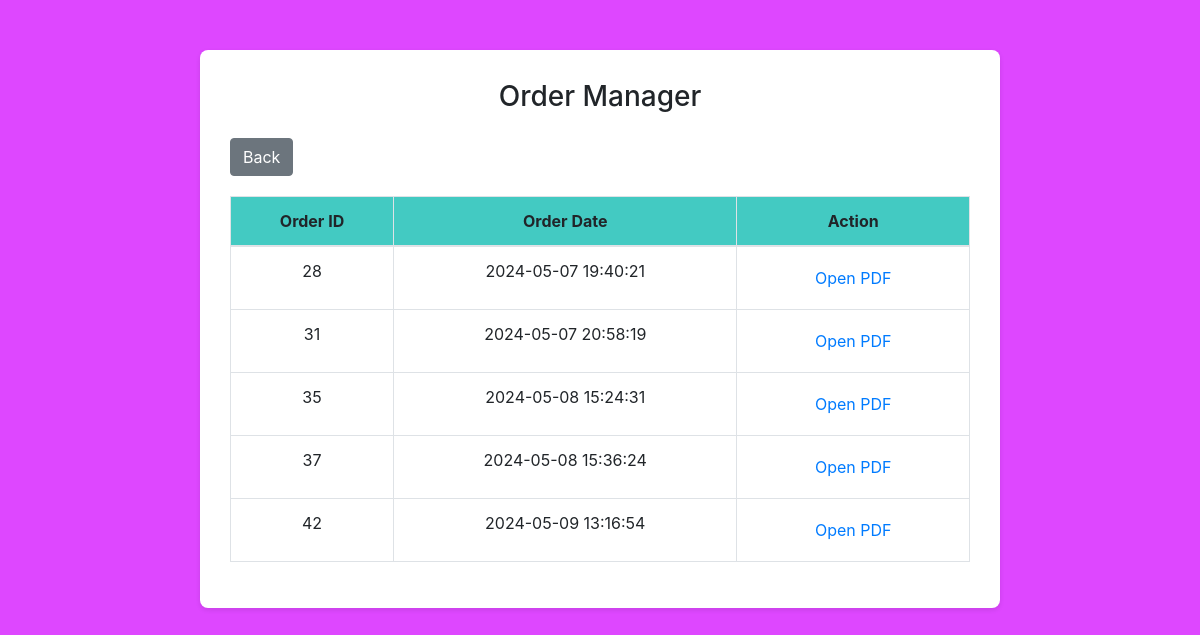
The page /order-manager.php?id=16 (signed in) on the database its author committed.
### tables this page shows
CREATE TABLE `order_history` (
  `id` int(11) NOT NULL,
  `totalmoney` double DEFAULT NULL,
  `money_in` double DEFAULT NULL,
  `money_out` double DEFAULT NULL,
  `order_date` datetime DEFAULT NULL,
  `quantity` int(11) DEFAULT NULL,
  `customer_id` int(11) DEFAULT NULL,
  `cost` int(11) NOT NULL,
  `invoice` text NOT NULL
);

### order-manager.php (the view, shortened to what this page needs)
<?php
include("database/connection.php");
?>
<!DOCTYPE html>
<html lang="en">
<head>
    <link rel="stylesheet" href="https://maxcdn.bootstrapcdn.com/bootstrap/4.5.2/css/bootstrap.min.css">
    <link rel="stylesheet" href="https://cdnjs.cloudflare.com/ajax/libs/font-awesome/5.15.4/css/all.min.css">
</head>
<body>
    <?php
    if (isset($_GET['id'])) {
        $customer_id = $_GET['id'];
        $query = "SELECT * FROM order_history WHERE customer_id = $customer_id";
        $result = mysqli_query($conn, $query);
    } else {
        header("location: customer-manager.php");
        exit();
    }
    if (mysqli_num_rows($result) > 0) :
    ?>
        <div class="container">
            <h3 class="mb-4">Order Manager</h3>
            <?php
            if (isset($_SESSION["admin"])) {
                echo '<div class="mb-3">
                <a class="btn btn-secondary" href="customer-manager.php">Back</a>
            </div>';
            }
            ?>
            <table id="staffTable" class="table table-bordered table-hover ">
                <thead class="thead text-center" style="background-color: #43cac2;">
                    <tr>
                        <th>Order ID</th>
                        <th>Order Date</th>
                        <th>Action</th>
                    </tr>
                </thead>
                <tbody>
                    <?php while ($row = mysqli_fetch_assoc($result)) : ?>
                        <tr>
                            <td><?= $row['id'] ?></td>
                            <td><?= $row['order_date'] ?></td>
                            <td>
                                <button class="btn-open-pdf btn btn-link" data-invoice="<?= $row['invoice'] ?>">Open
                                    PDF</button>
                            </td>
                        </tr>
                    <?php endwhile; ?>
                </tbody>
        </div>
    <?php else : ?>
        <div class="container">
            <p class="text-center">0 result</p>
        </div>
    <?php endif; ?>
</body>
</html>

### order-manager.php (style rules this page uses)
body { background-color: #de47ff; padding-top: 50px; }
.container { max-width: 800px; margin: auto; background-color: #fff; padding: 30px; border-radius: 8px; box-shadow: 0 2px 5px rgba(0, 0, 0, 0.1); }
h3 { text-align: center; }
table { width: 100%; margin-top: 20px; border-collapse: collapse; }
table, th, td { border: 1px solid #dee2e6; padding: 12px; text-align: center; }

### rows shown on the page
order_history: id "28", order_date "2024-05-07 19:40:21"
order_history: id "31", order_date "2024-05-07 20:58:19"
order_history: id "35", order_date "2024-05-08 15:24:31"
order_history: id "37", order_date "2024-05-08 15:36:24"
order_history: id "42", order_date "2024-05-09 13:16:54"
